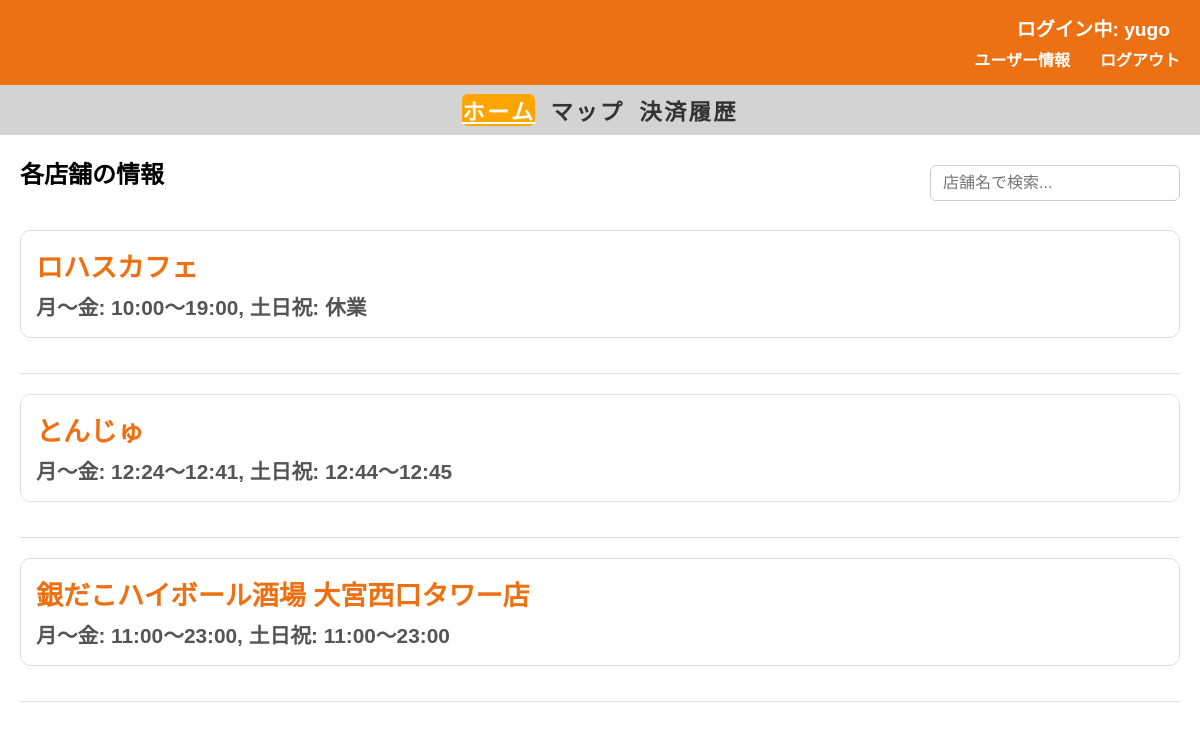
The page /users_home/home (signed in) on the database its author committed.
### tables this page shows
CREATE TABLE store (
    store_id INTEGER PRIMARY KEY AUTOINCREMENT,
    store_name TEXT NOT NULL,
    email TEXT UNIQUE NOT NULL,
    password TEXT NOT NULL,
    location TEXT,
    representative TEXT,
    description TEXT,
    created_at TIMESTAMP DEFAULT CURRENT_TIMESTAMP  -- created_atに名前統一
);

### routes/users_home/users_home.py (the view)
@users_home_bp.route('/home')
def home():
    if 'id' not in session:
        flash("ログインしてください")
        return redirect(url_for('users_login.login'))
    conn = sqlite3.connect('app.db')
    conn.row_factory = sqlite3.Row
    cursor = conn.cursor()
    cursor.execute("""
        SELECT
            store_id AS id,
            store_name AS name,
            description
        FROM store
        ORDER BY store_id
    """)
    stores = cursor.fetchall()
    conn.close()
    return render_template('users_home/home.html', stores=stores, u_name=session.get('u_name', 'ゲスト'))

### templates/users_home/home.html (shortened to what this page needs)
<!DOCTYPE html>
<html lang="ja">
<head>
    <link rel="stylesheet" href="{{ url_for('static', filename='css/users_home.css') }}">
</head>
<body>
    <div class="water-blue-section">
        <span class="username">
            ログイン中: {{ u_name if u_name else 'ゲスト' }}
        </span>
        <div class="user-links">
            <a href="{{ url_for('users_home.users_data') }}">ユーザー情報</a>
            <a href="{{ url_for('users_home.logout') }}">ログアウト</a>
        </div>
    </div>
    <div class="gray-section">
        <ul>
            <li class="{% if request.endpoint == 'users_home.home' %}active{% endif %}">
                <a href="{{ url_for('users_home.home') }}">ホーム</a>
            </li>
            <li class="{% if request.endpoint == 'users_home.map_shop' %}active{% endif %}">
                <a href="{{ url_for('users_home.map_shop') }}">マップ</a>
            </li>
            <li class="{% if request.endpoint == 'users_home.payment_history' %}active{% endif %}">
                <a href="{{ url_for('users_home.payment_history') }}">決済履歴</a>
            </li>
        </ul>
    </div>
    <main>
        <div class="title-search-row">
            <h2>各店舗の情報</h2>
            <input type="search" id="store-search" placeholder="店舗名で検索..." />
        </div>
        <ul id="store-list">
            {% if stores %}
                {% for store in stores %}
                    <li class="store-item">
                        <a href="{{ url_for('users_order.menu', store_id=store.id) }}" class="custom-link">
                            <h3 class="store-name">{{ store.name }}</h3>
                            <p>{{ store.description }}</p>
                        </a>
                    </li>
                {% endfor %}
            {% else %}
                <li>店舗情報がありません。</li>
            {% endif %}
        </ul>
    </main>
</body>
</html>

### static/css/users_home.css (style rules this page uses)
* { margin: 0; padding: 0; box-sizing: border-box; }
.water-blue-section { background-color: #ed7112; height: 85px; padding: 20px; font-family: Arial, sans-serif; color: #ffffff; display: flex; flex-direction: column; align-items: flex-end; justify-content: center; }
.water-blue-section .username { margin-bottom: 5px; }
.water-blue-section .user-links { display: flex; gap: 15px; }
.username { font-size: 1.5em; font-weight: bold; margin-right: 10px; }
.user-links a { margin-left: 15px; color: #ffffff; font-weight: bold; text-decoration: none; }
.gray-section { background-color: #D3D3D3; height: 50px; padding: 10px; font-family: Arial, sans-serif; display: flex; align-items: center; justify-content: center; font-size: 1.4em; letter-spacing: 0.1em; }
.gray-section ul { list-style-type: none; padding: 0; margin: 0; display: flex; gap: 15px; font-weight: bold; }
.gray-section li { margin: 0; }
.gray-section a { text-decoration: none; color: #333; }
main { padding: 20px; font-family: Arial, sans-serif; }
main h2 { margin-bottom: 20px; }
ul { list-style-type: none; padding: 0; }
ul li { margin-bottom: 15px; }
h3 { font-size: 1.2em; font-weight: bold; color: #333; }
p { font-size: 1em; color: #555; }
.gray-section ul li.active { background-color: #ffa500; font-weight: bold; border-radius: 6px; }
.gray-section ul li.active a { color: white; text-decoration: underline; }
.title-search-row { display: flex; justify-content: space-between; align-items: center; margin-bottom: 20px; gap: 20px; }
.title-search-row input[type="search"] { flex: 0 0 250px; padding: 8px 12px; font-size: 1em; border: 1px solid #ccc; border-radius: 6px; }
main ul li a { display: inline-block; font-size: 1.3em; font-weight: bold; color: #ed7112; text-decoration: none; margin-bottom: 5px; }
main ul li p { font-size: 1em; color: #555; margin-top: 3px; line-height: 1.4; }
main ul li { margin-bottom: 20px; border-bottom: 1px solid #ddd; padding-bottom: 15px; }
.custom-link { display: block; background-color: #ffffff; padding: 15px; border: 1px solid #ddd; border-radius: 10px; margin-bottom: 20px; text-decoration: none; color: #333; transition: background-color 0.3s, box-shadow 0.3s; }
.custom-link h3 { font-size: 1.3em; margin-bottom: 8px; color: #ed7112; }
.custom-link p { font-size: 1em; color: #555; }
.username { color: #ffffff; font-size: 1.2em; }

### rows shown on the page
store: name "ロハスカフェ", description "月〜金: 10:00〜19:00, 土日祝: 休業"
store: name "とんじゅ", description "月〜金: 12:24〜12:41, 土日祝: 12:44〜12:45"
store: name "銀だこハイボール酒場 大宮西口タワー店", description "月〜金: 11:00〜23:00, 土日祝: 11:00〜23:00"

### other values the page prints
{{ u_name if u_name else 'ゲスト' }} "yugo"
